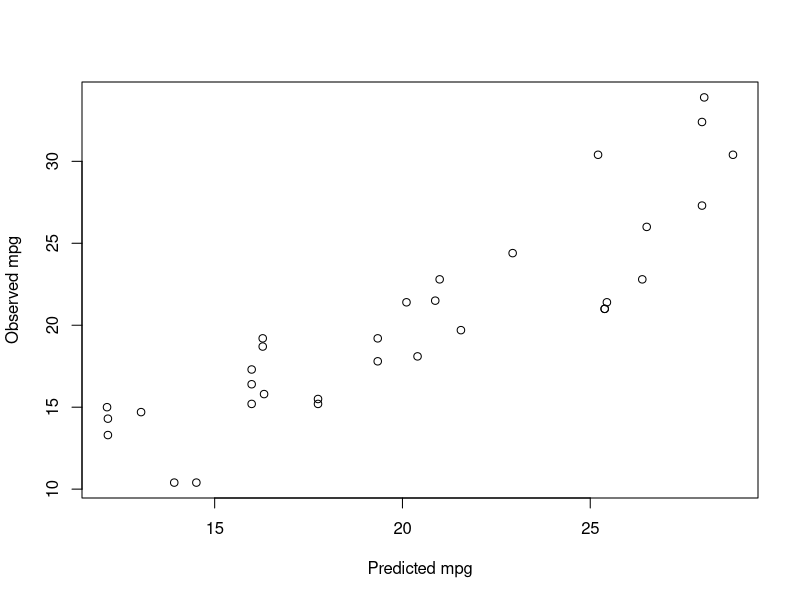

The R script that drew this image:
## ---- chunk 1
data(mtcars)
fit <- lm(mpg ~ am + hp, mtcars)
plot(x=predict(fit,mtcars),y=mtcars$mpg,xlab="Predicted mpg",ylab="Observed mpg")
